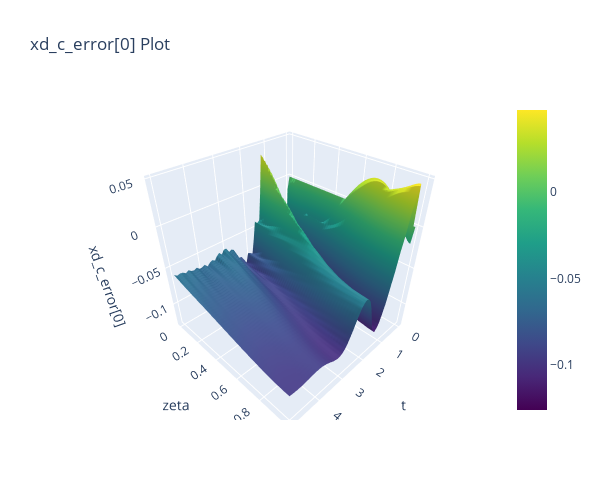
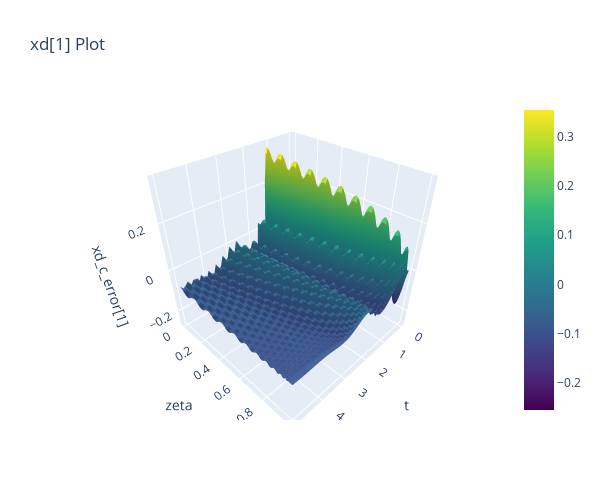

Source (notebook cell) for these figures, in order:
### Code cell
# Create z_grid and t_grid for meshgrid
z_grid, t_grid = np.meshgrid(t_eval_d, zeta)

# Create data traces for xd[0]
xd0_trace = go.Surface(x=z_grid, y=t_grid, z=xd_c_error[0], colorscale='Viridis', name='xd_c_error[0]')

# Create a layout for xd[0] plot
xd0_layout = go.Layout(
    scene=dict(
        xaxis=dict(title='t'),
        yaxis=dict(title='zeta'),
        zaxis=dict(title='xd_c_error[0]')
    ),
    title='xd_c_error[0] Plot',
    width=600,
    height=500,
)

# Create a figure for xd[0] plot
xd0_fig = go.Figure(data=[xd0_trace], layout=xd0_layout)

# Plot xd[0] figure
xd0_fig.show()


# Create data traces for xd[1]
xd1_trace = go.Surface(x=z_grid, y=t_grid, z=xd_c_error[1], colorscale='Viridis', name='xd_c_error[1]')

# Create a layout for xd[1] plot
xd1_layout = go.Layout(
    scene=dict(
        xaxis=dict(title='t'),
        yaxis=dict(title='zeta'),
        zaxis=dict(title='xd_c_error[1]')
    ),
    title='xd[1] Plot',
    width=600,
    height=500,
)

# Create a figure for xd[1] plot
xd1_fig = go.Figure(data=[xd1_trace], layout=xd1_layout)

# Plot xd[1] figure
xd1_fig.show()

### Figure 1 — Plotly figure (JSON) as saved in the notebook; plotly's stock layout.template omitted (floating-point values rounded to 4 significant figures; data arrays with more than 128 entries replaced by an {"elided": "..."} marker saying what was removed)
{"data": [{"colorscale": [[0, "#440154"], [0.1111, "#482878"], [0.2222, "#3e4989"], [0.3333, "#31688e"], [0.4444, "#26828e"], [0.5556, "#1f9e89"], [0.6667, "#35b779"], [0.7778, "#6ece58"], [0.8889, "#b5de2b"], [1, "#fde725"]], "name": "xd_c_error[0]", "type": "surface", "x": {"elided": "100x51 float values"}, "y": {"elided": "100x51 float values"}, "z": {"elided": "100x51 float values"}}], "layout": {"height": 500, "scene": {"xaxis": {"title": {"text": "t"}}, "yaxis": {"title": {"text": "zeta"}}, "zaxis": {"title": {"text": "xd_c_error[0]"}}}, "title": {"text": "xd_c_error[0] Plot"}, "width": 600}}

### Figure 2 — Plotly figure (JSON) as saved in the notebook; plotly's stock layout.template omitted (floating-point values rounded to 4 significant figures; data arrays with more than 128 entries replaced by an {"elided": "..."} marker saying what was removed)
{"data": [{"colorscale": [[0, "#440154"], [0.1111, "#482878"], [0.2222, "#3e4989"], [0.3333, "#31688e"], [0.4444, "#26828e"], [0.5556, "#1f9e89"], [0.6667, "#35b779"], [0.7778, "#6ece58"], [0.8889, "#b5de2b"], [1, "#fde725"]], "name": "xd_c_error[1]", "type": "surface", "x": {"elided": "100x51 float values"}, "y": {"elided": "100x51 float values"}, "z": {"elided": "100x51 float values"}}], "layout": {"height": 500, "scene": {"xaxis": {"title": {"text": "t"}}, "yaxis": {"title": {"text": "zeta"}}, "zaxis": {"title": {"text": "xd_c_error[1]"}}}, "title": {"text": "xd[1] Plot"}, "width": 600}}
